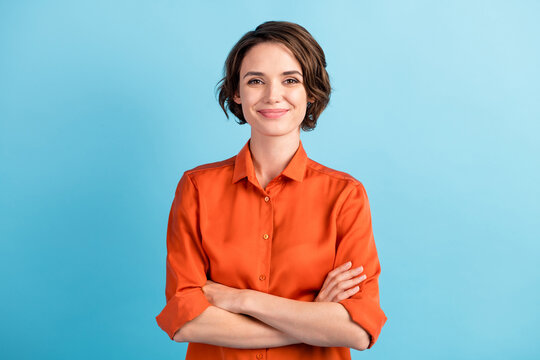
#> input picture Project1/image.jpg, 540 x 360 px
$ jupyter execute img_cartoon.ipynb
#> lines starting #> are read from the running program, lines starting #| are printed output that depends on the picture; after the words box and inside, x2 and y2 are one past the last pixel; in counts of white or black regions, pixels touching at a corner belong together
[cell 1]
import cv2
import numpy as np
import matplotlib.pyplot as plt

[cell 2]
def read_file(filename):
#> called with filename = 'image.jpg'
    img=cv2.imread(filename)
#> img is the input picture: shape (360, 540, 3); mean B, G, R 184.4, 177.9, 151.8
    if img is None:
        raise FileNotFoundError("not found")
    filename=cv2.cvtColor(img,cv2.COLOR_BGR2RGB)
    img=np.copy(filename)
    plt.imshow(filename)
    plt.axis('off')
    plt.show()
    return img

[cell 3]
filename="image.jpg"
img=read_file(filename)
org_image=np.copy(img)

[cell 4]
def edge_mask(img,line_size,blur_value):
#> called with line_size = 7, blur_value = 7
    gray=cv2.cvtColor(img,cv2.COLOR_RGB2GRAY)
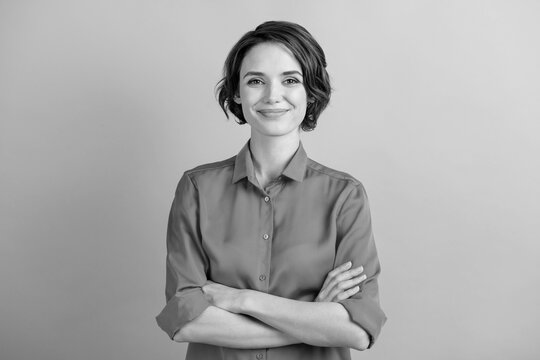
#> gray: shape (360, 540); min 0, max 238, mean 170.8
    gray_blur=cv2.medianBlur(gray,blur_value)
    edges=cv2.adaptiveThreshold(gray_blur,255,cv2.ADAPTIVE_THRESH_MEAN_C,cv2.THRESH_BINARY,line_size,blur_value)
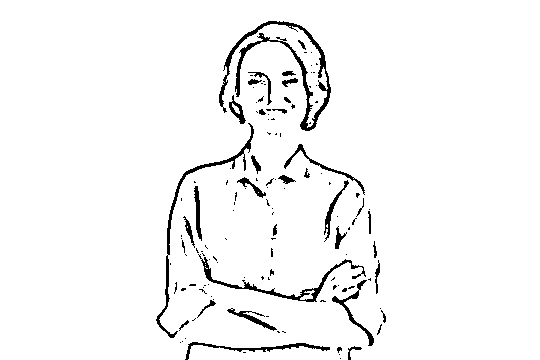
#> edges: shape (360, 540); 96.3% white; 131 black regions (97 under 20 px), largest, box (x1, y1, x2, y2) and area: (219, 21, 331, 131) 1754, (156, 123, 254, 338) 891, (198, 254, 366, 302) 796
    return edges

[cell 5]
line_size,blur_value=7,7
edges=edge_mask(img,line_size,blur_value)
plt.imshow(edges,cmap="binary")
plt.show()

[cell 6]
def color_quantization(img,k):
#> called with k = 5
    data=np.float32(img).reshape((-1,3))
    criteria=(cv2.TERM_CRITERIA_EPS+cv2.TERM_CRITERIA_MAX_ITER,20,0.001)
    ret,label,center=cv2.kmeans(data,k,None,criteria,10,cv2.KMEANS_RANDOM_CENTERS)
#> ret = 177891052.1; center = [[107.5, 41.85, 27.59], [153.6, 216.6, 234], [235.8, 84.68, 40.26], [223.6, 165.1, 142.2], [83.39, 180.9, 207.7]]
    center=np.uint8(center)
#> center = [[107, 41, 27], [153, 216, 234], [235, 84, 40], [223, 165, 142], [83, 180, 207]]
    result=center[label.flatten()]
    result=result.reshape(img.shape)
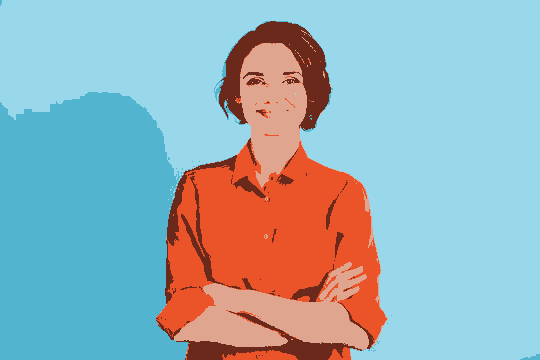
#> result: shape (360, 540, 3); mean R, G, B 151.2, 177.2, 184.2
    return result

[cell 7]
img=color_quantization(img,k=5)
plt.imshow(img)
plt.show()

[cell 8]
blurred=cv2.bilateralFilter(img,d=6,sigmaColor=200,sigmaSpace=200)
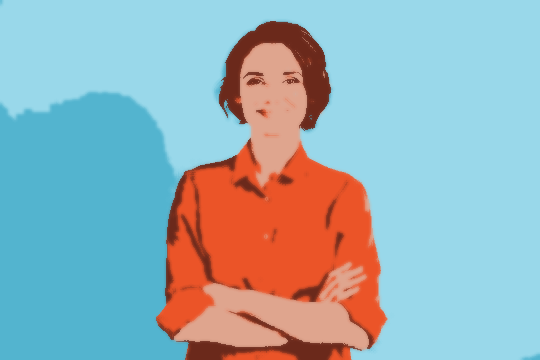
#> blurred: shape (360, 540, 3); mean R, G, B 151.2, 177.3, 184.2
plt.imshow(blurred)
plt.show()

[cell 9]
def cartoon(blurred):
    c=cv2.bitwise_and(blurred,blurred,mask=edges)
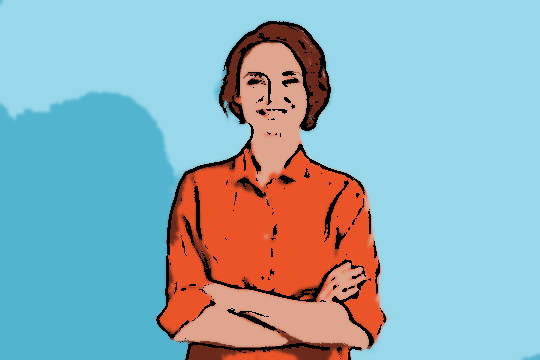
#> c: shape (360, 540, 3); mean R, G, B 145.4, 174.7, 182.4
    plt.imshow(c)
    plt.title("CARTOONIFIED IMAGE")
    plt.show()
    plt.imshow(org_image)
    plt.title("ORIGINAL IMAGE")
    plt.show()

$ run again, with Project1/i1.jpeg copied over Project1/image.jpg
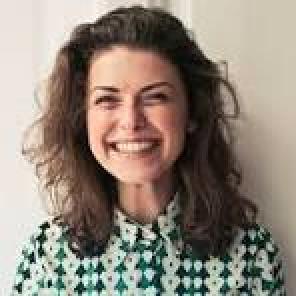
#> input picture Project1/i1.jpeg, 148 x 148 px (shown 2 times larger)
#> in read_file, img is the input picture: shape (148, 148, 3); mean B, G, R 121.7, 133.6, 144.5
#> in edge_mask, `edges=cv2.adaptiveThreshold(gray_blur,255,cv2.ADAPTIVE_THRESH_MEAN_C,c..`:
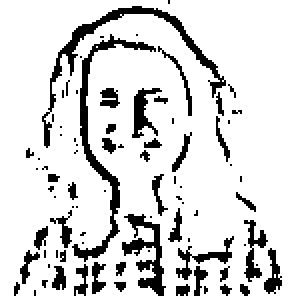
#> edges: shape (148, 148) (shown 2 times larger); 84.7% white; 84 black regions (52 under 20 px), largest, box (x1, y1, x2, y2) and area: (21, 3, 113, 74) 571, (36, 17, 78, 131) 562, (61, 107, 83, 148) 344
#> in color_quantization, `ret,label,center=cv2.kmeans(data,k,None,criteria,10,cv2.KMEANS_RANDOM_..`: ret = 18207259.1; center = [[39.84, 35.02, 28.06], [207.4, 193.3, 175.3], [232.9, 229.7, 221.1], [159.6, 141.1, 126], [101.5, 84.69, 73.58]]
#> in color_quantization, `center=np.uint8(center)`: center = [[39, 35, 28], [207, 193, 175], [232, 229, 221], [159, 141, 126], [101, 84, 73]]
#> in cartoon, `c=cv2.bitwise_and(blurred,blurred,mask=edges)`:
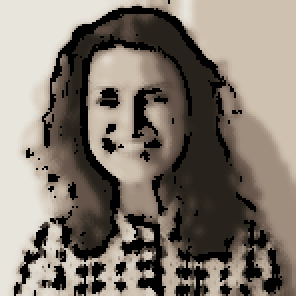
#> c: shape (148, 148, 3) (shown 2 times larger); mean R, G, B 130.3, 121.3, 111

$ run again, with Project1/i2.jpeg copied over Project1/image.jpg
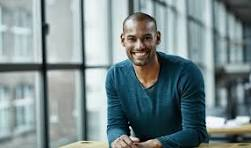
#> input picture Project1/i2.jpeg, 251 x 148 px
#> in read_file, img is the input picture: shape (148, 251, 3); mean B, G, R 141.5, 139.8, 123.3
#> in edge_mask, `edges=cv2.adaptiveThreshold(gray_blur,255,cv2.ADAPTIVE_THRESH_MEAN_C,c..`:
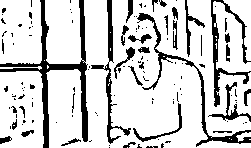
#> edges: shape (148, 251); 81.6% white; 124 black regions (89 under 20 px), largest, box (x1, y1, x2, y2) and area: (0, 0, 88, 148) 1958, (137, 13, 251, 147) 953, (211, 0, 251, 107) 813
#> in color_quantization, `ret,label,center=cv2.kmeans(data,k,None,criteria,10,cv2.KMEANS_RANDOM_..`: ret = 30999781.1; center = [[161.2, 175.5, 174.8], [58.37, 79.6, 84.77], [17.7, 39.32, 46.18], [204.4, 218.2, 218.4], [118.8, 132.2, 130.6]]
#> in color_quantization, `center=np.uint8(center)`: center = [[161, 175, 174], [58, 79, 84], [17, 39, 46], [204, 218, 218], [118, 132, 130]]
#> in cartoon, `c=cv2.bitwise_and(blurred,blurred,mask=edges)`:
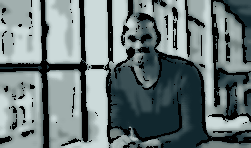
#> c: shape (148, 251, 3); mean R, G, B 107.8, 121, 122
